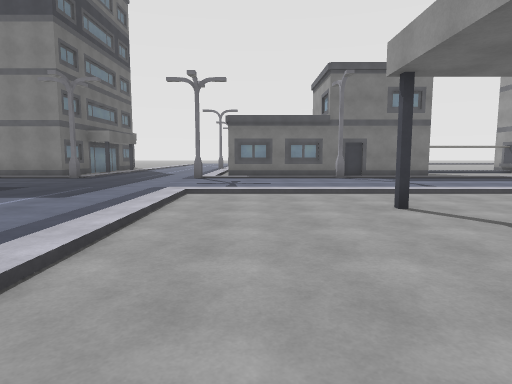
View 1 (above)

24 first-person views from a walk through a scene from a Unity 3-D project. The camera is 1.4 m above the floor, tilts 6° down and sees 75° across. The floor is counted in squares, 2 m on a side. Each view is taken from the middle of a square. On the plan, view 1 faces up. The plan holds only what a view shows up to about 10 squares ahead; the rest is blank. The place goes on beyond the plan. The player character is not drawn. Surface patterns are stand-ins for the level's own textures.

View 2
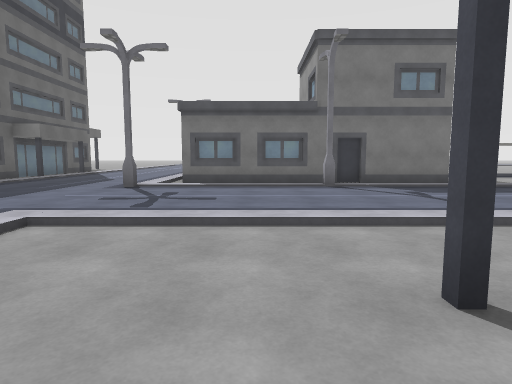

View 3
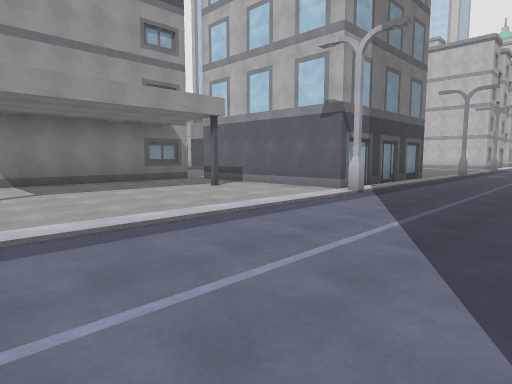

View 4
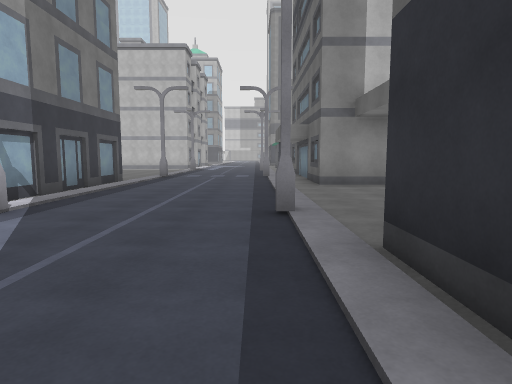

View 5
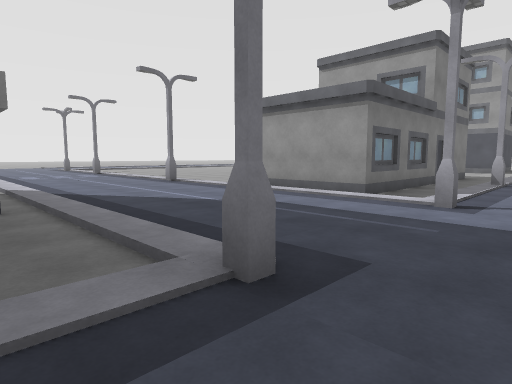

View 6
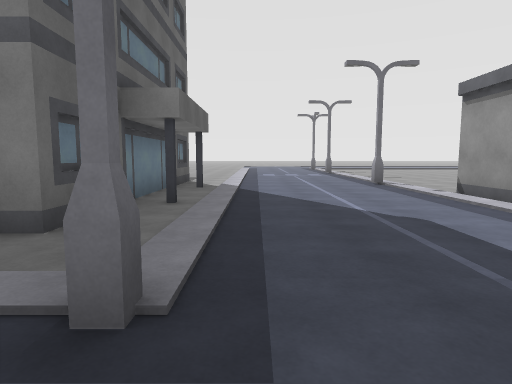

View 7
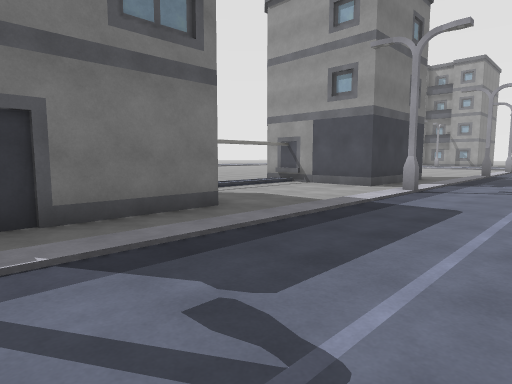

View 8
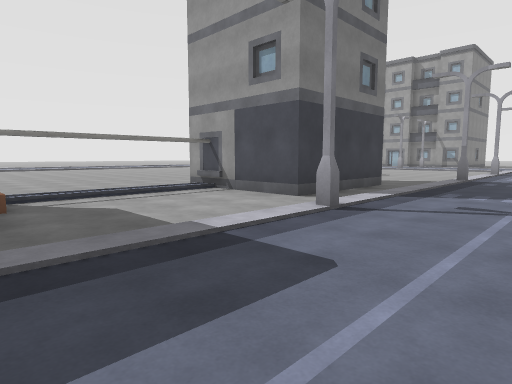

View 9
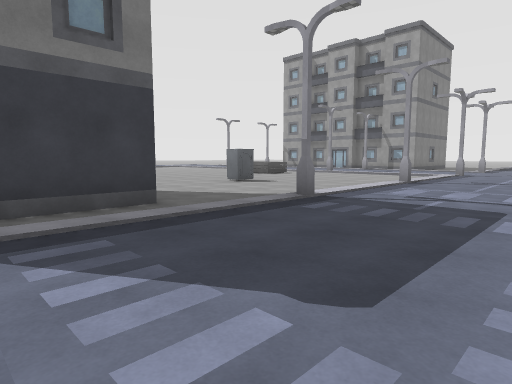

View 10
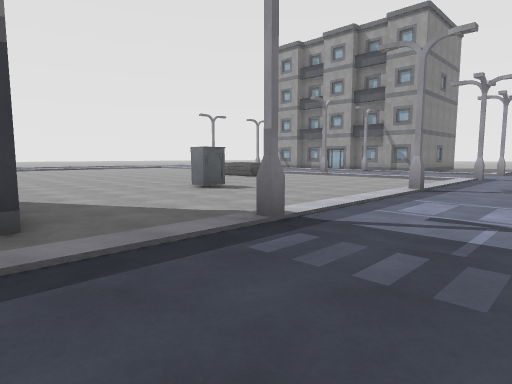

View 11
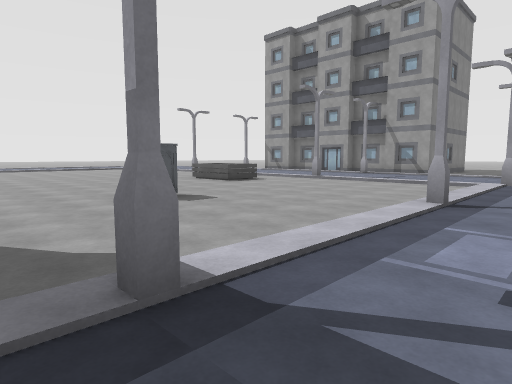

View 12
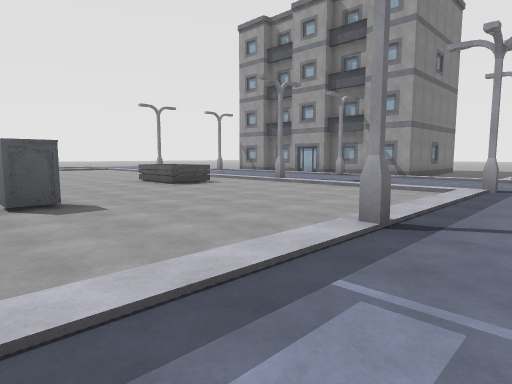

View 13
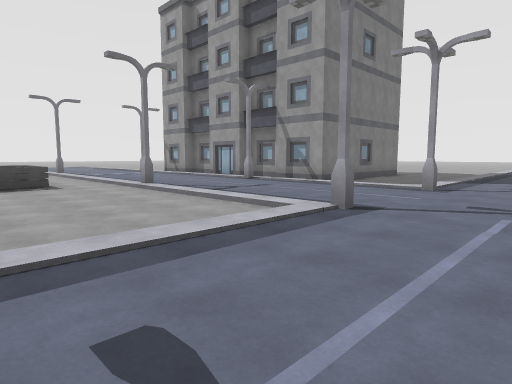

View 14
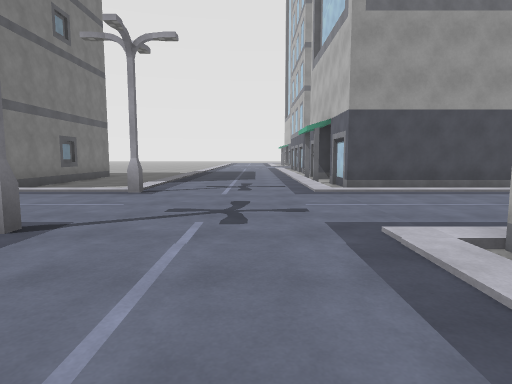

View 15
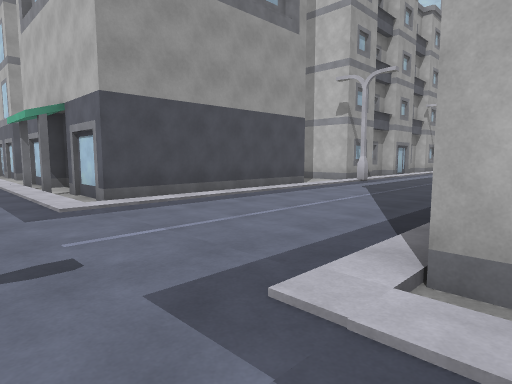

View 16
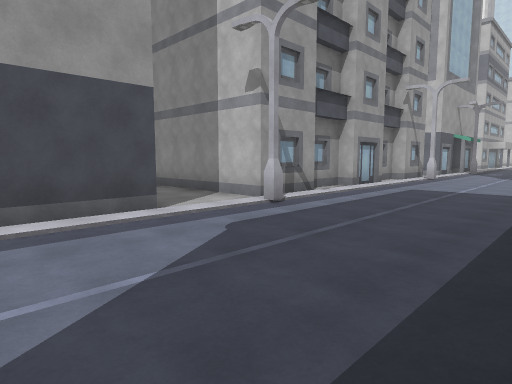

View 17
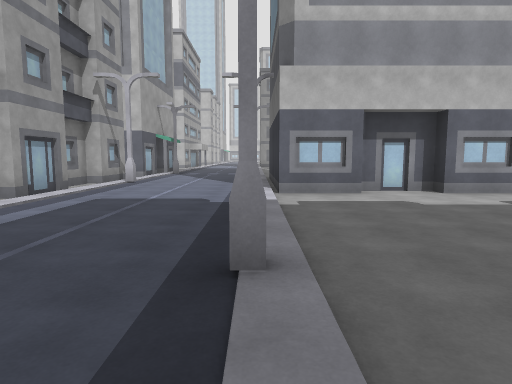

View 18
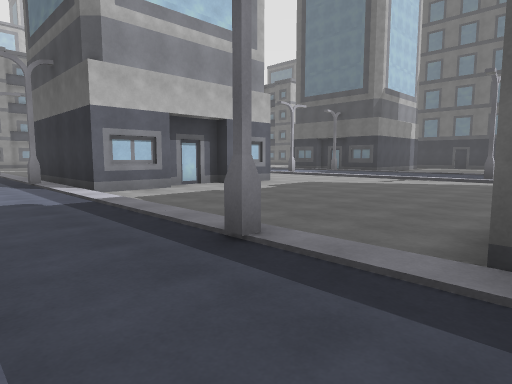

View 19
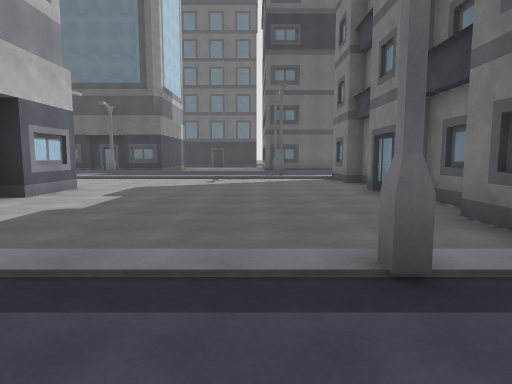

View 20
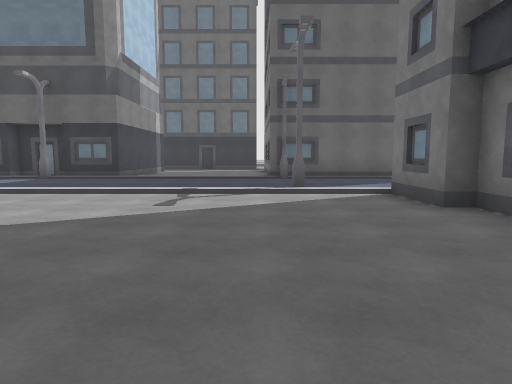

View 21
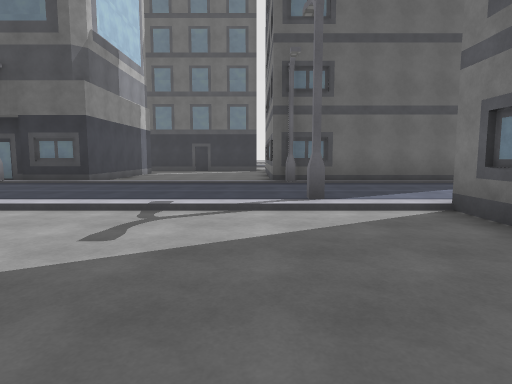

View 22
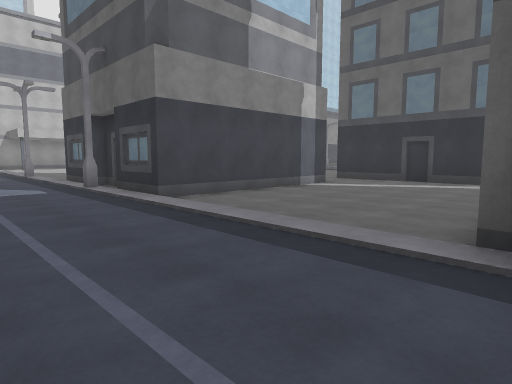

View 23
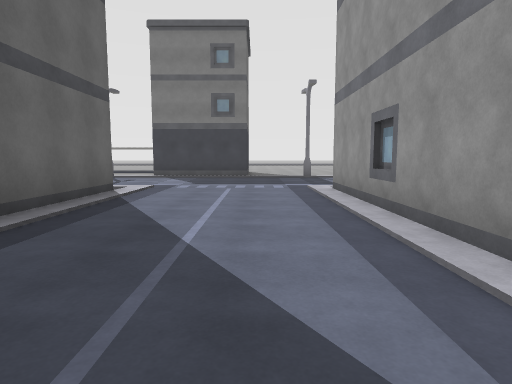

View 24
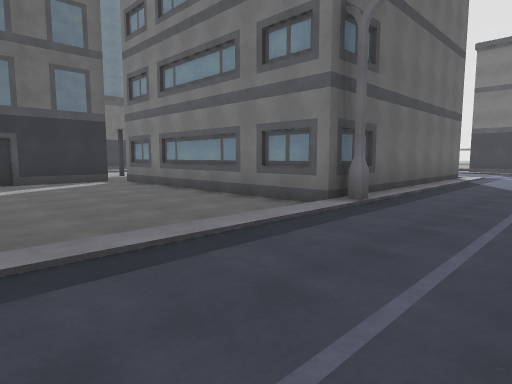

### Floor plan
Key: @ floor where view 1 was taken; # wall or solid block; . main floor; : floor 0.25 m higher than the main floor; / step, stairs or slope; = window, fence, low wall or low ledge; B building.
Columns run from 7 left of view 1 to 34 right of it. Each row starts with its distance up from view 1.
 20   ..                     ..
 19 #/....         ..      ....... =.
 18 #/...#..      ....     .......==.:
 17 #/......      .....    .......==.:.
 16 #/.....       .....   ...........#..
 15 #/....#       ....B   ....#......:...
 14 #/....#       ....#   ...........:.../##B
 13 B/....#       ....#   ...........:.../...
 12 #/....#B######....####...........:.../...
 11 //....//////////////////#///#////:...////
 10 .#...#...........#...............#...#...
  9 .........................................
  8  ........................................
  7   ...........      .....       ...........
  6   ...........      /....#B      #:.../##.#
  5   ..........       #....#        :.../#  #
  4   ....... ..#      #....#        :.../#
  3   ..........#      #....#        :.../#
  2  #..........#      #....#        :.../#
  1  #..........#      #....#########:.../#
  0  /.....@....       #.............:.../..
 -1 ./#..#......B#######...#.........#...#....
 -2 ./....######......./.............:.../####
 -3 ./....#    #......./.............:.../#
 -4 ./....#    #......./.............:.../#
 -5 ./....#    #......./.............:.../#
 -6 #/....#      ....../...........##:.../#
 -7 B/....#       ######.......######:.../#
 -8  B                ##...         #:.../B
 -9                   ##..          ##...##

Where each view was taken, in squares from view 1:
view 1: 0 up, 0 right, facing up
view 2: 3 up, 1 right, facing up
view 3: 5 up, 5 left, facing down-right
view 4: 3 up, 5 left, facing down
view 5: 9 up, 7 left, facing up-right
view 6: 9 up, 5 left, facing up
view 7: 8 up, 3 right, facing up-right
view 8: 8 up, 6 right, facing up-right
view 9: 7 up, 12 right, facing up-right
view 10: 8 up, 14 right, facing up-right
view 11: 9 up, 16 right, facing up-right
view 12: 9 up, 18 right, facing up-right
view 13: 8 up, 22 right, facing up-right
view 14: 8 up, 23 right, facing right
view 15: 8 up, 25 right, facing down-right
view 16: 3 up, 26 right, facing down-right
view 17: 1 up, 26 right, facing down
view 18: 1 up, 28 right, facing down-left
view 19: 2 down, 28 right, facing left
view 20: 2 down, 23 right, facing left
view 21: 2 down, 21 right, facing left
view 22: 1 down, 15 right, facing down-left
view 23: 1 down, 15 right, facing up
view 24: 6 down, 15 right, facing up-left
